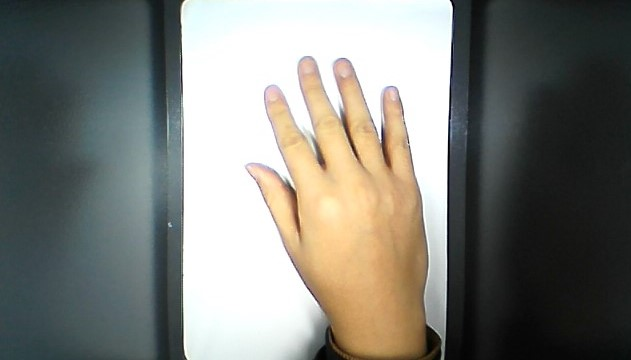
//> input picture hls/12.jpg, 631 x 360 px
$ ./fingertip   (built with g++ and OpenCV 4)
//> lines starting //> are read from the running program, lines starting //| are printed output that depends on the picture; after the words box and inside, x2 and y2 are one past the last pixel; in counts of white or black regions, pixels touching at a corner belong together; pictures that were not available may be replaced by others from this repository, and a replacement may not be noted
/*
 * @Date: 2020-05-21 10:46:04
 * @LastEditors: LHD
 * @LastEditTime: 2020-06-19 19:58:59
 * @FilePath: \c++exercise\exam2Main.cpp
 * @Description:
 */

//指尖检测
#include <iostream>
#include <string>
#include <cmath>
#include <vector>
#include <opencv2\opencv.hpp>
#include <opencv2/core/core.hpp>
#include <opencv2/imgproc/imgproc.hpp>
#include <opencv2/imgproc/types_c.h>
#include <opencv2/features2d/features2d.hpp>
#include "opencv2/highgui/highgui.hpp"

using namespace std;
using namespace cv;
void KeyPointsToPoints(vector<KeyPoint> kpts, vector<Point2f> &pts)
{
	for (int i = 0; i < kpts.size(); i++) {
		pts.push_back(kpts[i].pt);
	}
}
void skinExtract(const Mat &frame, Mat1b &skinArea); //肤色提取，skinArea为二值化肤色图像
int main(int argc, char **argv)
{
	//string nemePicture("12.jpg");
	Mat im = imread("12.jpg");
//> im is the input picture: 360 rows x 631 cols, CV_8UC3; mean B, G, R 120, 126.5, 126.2
	Mat test = imread("hand.jpg");
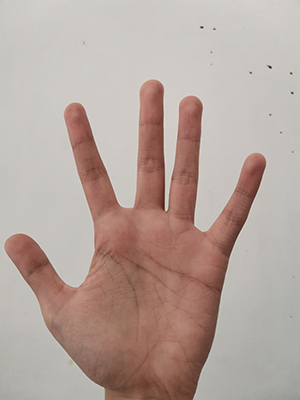
//> input picture hls/1pic.jpg, 300 x 400 px, given in place of hand.jpg, which was not available
//> test is the input picture: 400 rows x 300 cols, CV_8UC3; mean B, G, R 156.5, 164.3, 181.4
	Mat dst(test.rows, test.cols, CV_8UC1);
	Mat g_grayImage;
	//肤色提取
	Mat1b skinArea(im.rows, im.cols);
	cvtColor(test, g_grayImage, COLOR_BGR2GRAY);
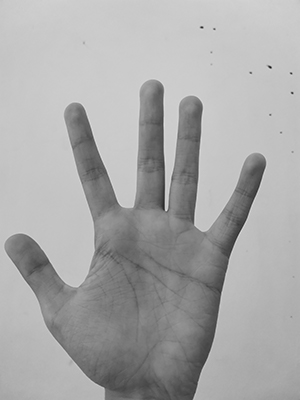
//> g_grayImage: 400 rows x 300 cols, CV_8UC1; min 14, max 228, mean 168.5
	cornerHarris(g_grayImage, dst, 2, 3, 0.04, BORDER_DEFAULT);
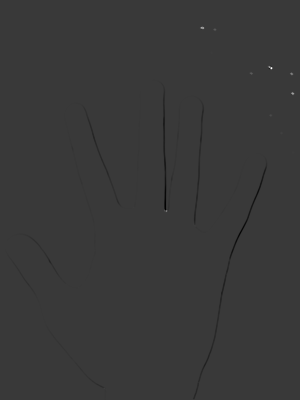
//> dst: 400 rows x 300 cols, CV_32FC1; min -0.00352, max 0.0121, mean -1.17e-05; drawn with min black and max white
    //imshow("显示图",dst);waitKey();

	skinExtract(im, skinArea);
//> in skinExtract, `cvtColor(im, YCrCb, CV_BGR2YCrCb);`: YCrCb: 360 rows x 631 cols, CV_8UC3; mean of channels 0, 1, 2 125.6, 128.4, 124.8
//> in skinExtract, `split(YCrCb, planes);`:
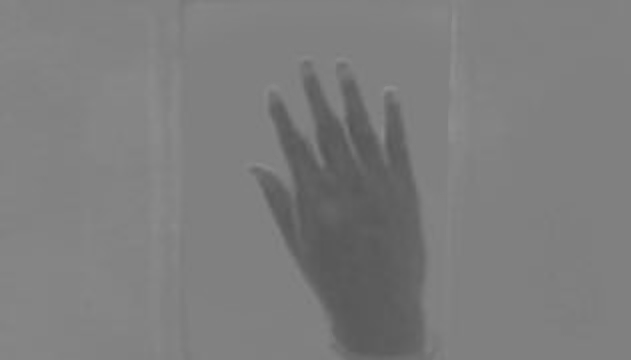
//> planes[2]: 360 rows x 631 cols, CV_8UC1; min 83, max 143, mean 124.8
//> after the loop in skinExtract, `for (; it_Cb != it_Cb_end; ++it_Cr, ++it_Cb, ++it_skin)`:
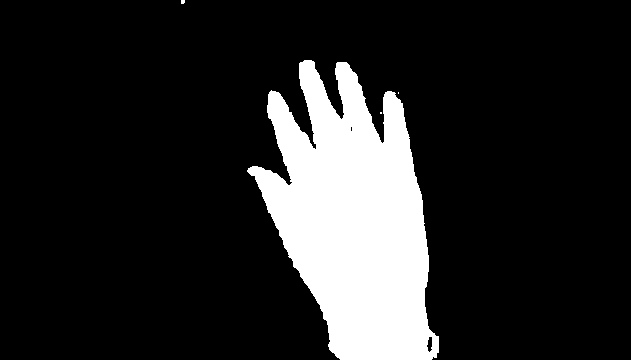
//> skinArea: 360 rows x 631 cols, CV_8UC1; 15.3% white; 4 white regions (3 under 20 px), largest, box (x1, y1, x2, y2) and area: (247, 60, 439, 360) 34728
//> in skinExtract, `medianBlur(skinArea, skinArea, 3);`: skinArea: 360 rows x 631 cols, CV_8UC1; 15.3% white; 2 white regions (1 under 20 px), largest, box (x1, y1, x2, y2) and area: (247, 60, 439, 360) 34737
//> in skinExtract, `erode(skinArea, skinArea, Mat(5, 5, CV_8UC1), Point(-1, -1));`:
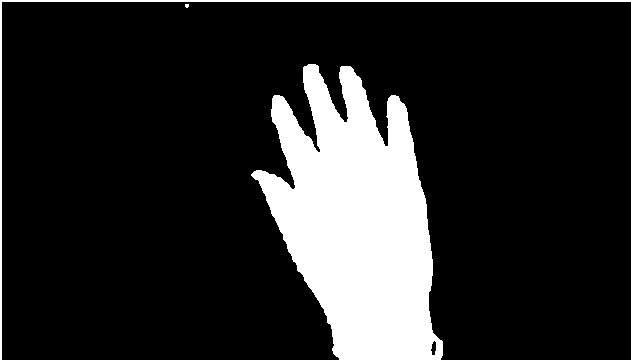
//> skinArea: 360 rows x 631 cols, CV_8UC1; 16% white; 3 white regions (1 under 20 px)

	// Draw contours + hull results
	Mat drawing = Mat::zeros(im.size(), CV_8UC3);
	im.copyTo(drawing);

	vector<vector<Point>> contours;
	vector<Vec4i> hierarchy;

	//寻找轮廓
	findContours(skinArea, contours, hierarchy, CV_RETR_CCOMP, CV_CHAIN_APPROX_SIMPLE);
//> contours = 4 contours, 1 with area under 20; largest, box (x1, y1, x2, y2) and area: (251, 64, 443, 360) 33836, (0, 0, 631, 360) 988, (430, 340, 437, 356) 64

	// 找到最大的轮廓（手掌轮廓）
	int index;
	double area, maxArea(0);
	for (int i = 0; i < contours.size(); i++)
	{
		area = contourArea(Mat(contours[i]));
		if (area > maxArea)
		{
			maxArea = area;
			index = i;
		}
	}
//> this loop made 4 passes
//> (area, maxArea) on pass 1: (33836.5, 33836.5)
//> area on passes 2, 4: 64, 988.5
//> after the loop, maxArea = 33836.5; index = 0
	drawContours(drawing, contours, index, Scalar(0, 0, 255), 2, 8, hierarchy);
	//imshow("显示图",drawing);waitKey();
	//计算重心，使用别的函数代替
	Point center1;
	//vector<Point> couPoint;
	int height = im.rows;
//> height = 360
	int width = im.cols;
//> width = 631
	int sum_x = 0, sum_y = 0, areas = 0, n=0;
	Point a[709];
	for (int i = 0; i < height; i++)
	{
		for (int j = 0; j < width; j++)
		{
			int num = i * width + j;

			int b1 = (int)test.data[3 * num + 0];
			int g1 = (int)test.data[3 * num + 1];
			int r1 = (int)test.data[3 * num + 2];

			if (b1 == 255 && g1 == 255 & r1 == 255)
			{
				sum_x = sum_x + i; //计算第Ｋ区域的横坐标总和
				sum_y = sum_y + j; //计算第Ｋ区域的纵坐标总和
				//a[areas].x = j;
				//a[areas].y = i;
				areas = areas + 1;
				// couPoint[n].y = i;
				// couPoint[n].x = j;
				// n++;

			}
		}
	}
//> after the loop, sum_x = 26097480; sum_y = 28615020; areas = 90744
	center1.x = round(sum_x / areas);
//> center1 = Point(287, 0)
	center1.y = round(sum_y / areas);
//> center1 = Point(287, 315)
	//copy(a, a + areas, couPoint.begin());

	Moments moment = moments(skinArea, true);
//> moment = moments, m00 36343, centre m10/m00, m01/m00 = (348, 212.9)
	Point center(moment.m10 / moment.m00, moment.m01 / moment.m00);
//> center = Point(347, 212)
	// center.x = center1.y;
	// center.y = center1.x;
	circle(drawing, center, 8, Scalar(0, 0, 255), -1);
	cout << center.x << '\t' << center.y << endl;
//| 347	212
	cout << center1.x << '\t' << center1.y<<endl;
//| 287	315

	// 寻找指尖
    vector<KeyPoint> keypoints;
	FAST(im, keypoints, 60,true);
//> keypoints = 8 keypoints; (x, y, size): (555, 354, 7), (504, 224, 7), (554, 351, 7), (545, 26, 7), (552, 348, 7), (552, 352, 7), (543, 23, 7), (541, 55, 7)
	Mat image;
	drawKeypoints(im, keypoints, image, Scalar::all(-1),DrawMatchesFlags::DEFAULT);
	// [4 lines of commented-out code are left out]
	vector<Point> couPoint = contours[index];
//> couPoint = contour of 453 points, box (x1, y1, x2, y2) (251, 64, 443, 360), area 33836
	vector<Point> fingerTips;
	Point tmp;
	int max(0), count(0), notice(0);
	for (int i = 0; i < couPoint.size(); i++)
	{
		tmp = couPoint[i];
		int dist = (tmp.x - center.x) * (tmp.x - center.x) + (tmp.y - center.y) * (tmp.y - center.y);
		if (dist > max)
		{
			max = dist;
			notice = i;
		}

		// 计算最大值保持的点数，如果大于40（这个值需要设置，本来想根据max值来设置，
		// 但是不成功，不知道为何），那么就认为这个是指尖
		if (dist != max)
		{
			count++;
			if (count > 40)
			{
				count = 0;
				max = 0;
				bool flag = false;
				// 低于手心的点不算
				if (center.y < couPoint[notice].y)
					continue;
				// 离得太近的不算
				for (int j = 0; j < fingerTips.size(); j++)
				{
					if (abs(couPoint[notice].x - fingerTips[j].x) < 20)
					{
						flag = true;
						break;
					}
				}
				if (flag)
					continue;
				fingerTips.push_back(couPoint[notice]);
				circle(drawing, couPoint[notice], 6, Scalar(0, 255, 0), -1);
				line(drawing, center, couPoint[notice], Scalar(255, 0, 0), 2);
			}
		}
	}
//> this loop made 453 passes
//> (tmp, dist, flag) on pass 42: (Point(312, 143), 5986, false)
//> (tmp, dist) on passes 2 to 7: (Point(306, 66), 22997), (Point(304, 66), 23165), (Point(303, 67), 22961), (Point(303, 82), 18836), (Point(304, 83), 18490), (Point(304, 89), 16978)
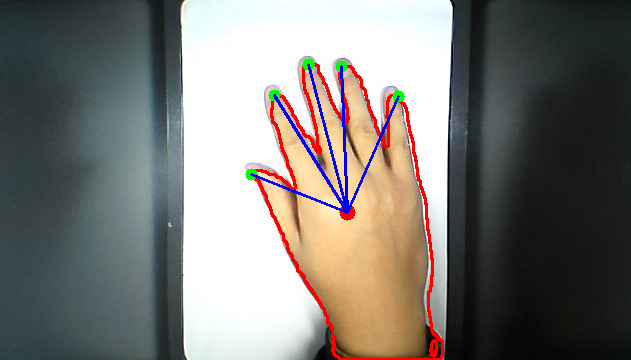
//> drawing: 360 rows x 631 cols, CV_8UC3; mean B, G, R 117.8, 122, 125
//> after the loop, max = 22928; notice = 452; count = 0; fingerTips = 5 Points (x, y): [308, 64], [274, 95], [251, 174], [398, 96], [341, 66]
	cout << fingerTips.size();
//| 5
	namedWindow("helloCV");
	imshow("helloCV", drawing);
	waitKey();
	imwrite("result12.png", drawing);
	destroyWindow("helloCV");
	printf("hello\n");
	return 0;
}

void skinExtract(const Mat &im, Mat1b &skinArea)
{
	//转换为YCrCb颜色空间
	Mat YCrCb;
	cvtColor(im, YCrCb, CV_BGR2YCrCb);

	//将多通道图像分离为多个单通道图像
	vector<Mat> planes;
	split(YCrCb, planes);

	Mat m0 = planes[0], m1 = planes[1], m2 = planes[2];

	//运用迭代器访问矩阵元素
	MatIterator_<uchar> it_Cb = planes[1].begin<uchar>(), it_Cb_end = planes[1].end<uchar>();
	MatIterator_<uchar> it_Cr = planes[2].begin<uchar>();
	MatIterator_<uchar> it_skin = skinArea.begin();

	//人的皮肤颜色在YCbCr色度空间的分布范围:130<=Cb<=170, 85<=Cr<=125
	for (; it_Cb != it_Cb_end; ++it_Cr, ++it_Cb, ++it_skin)
	{
		if (85 <= *it_Cr && *it_Cr <= 125 && 130 <= *it_Cb && *it_Cb <= 170)
			*it_skin = 255;
		else
		{
			*it_skin = 0;
		}
	}
	medianBlur(skinArea, skinArea, 3);

	//膨胀和腐蚀，膨胀可以填补凹洞（将裂缝桥接），腐蚀可以消除细的凸起（“斑点”噪声）
	dilate(skinArea, skinArea, Mat(5, 5, CV_8UC1), Point(-1, -1));
	erode(skinArea, skinArea, Mat(5, 5, CV_8UC1), Point(-1, -1));
}
